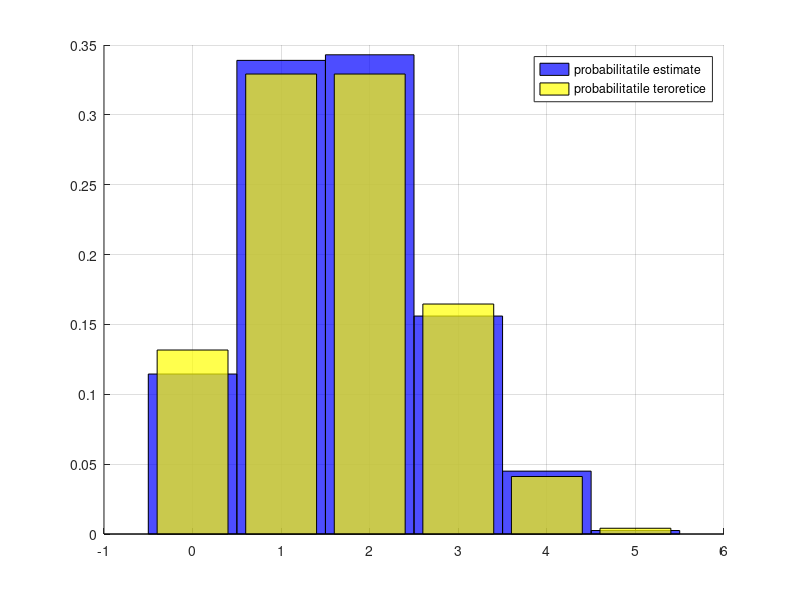

Reproduce this figure in MATLAB.
function retval = p2a ()

  clf; grid on; hold on;
  p=1/3; 
  n=5;
  m=2000;
  x=binornd(n,p,1,m);
  N=hist(x,0:n);
  bar(0:n,N/m,'hist','FaceColor','b');
  bar(0:n,binopdf(0:n,n,p),'FaceColor','y');
  legend('probabilitatile estimate','probabilitatile teroretice');
  set(findobj('type','patch'),'facealpha',0.7);
  xlim([-1 n+1]);



endfunction
